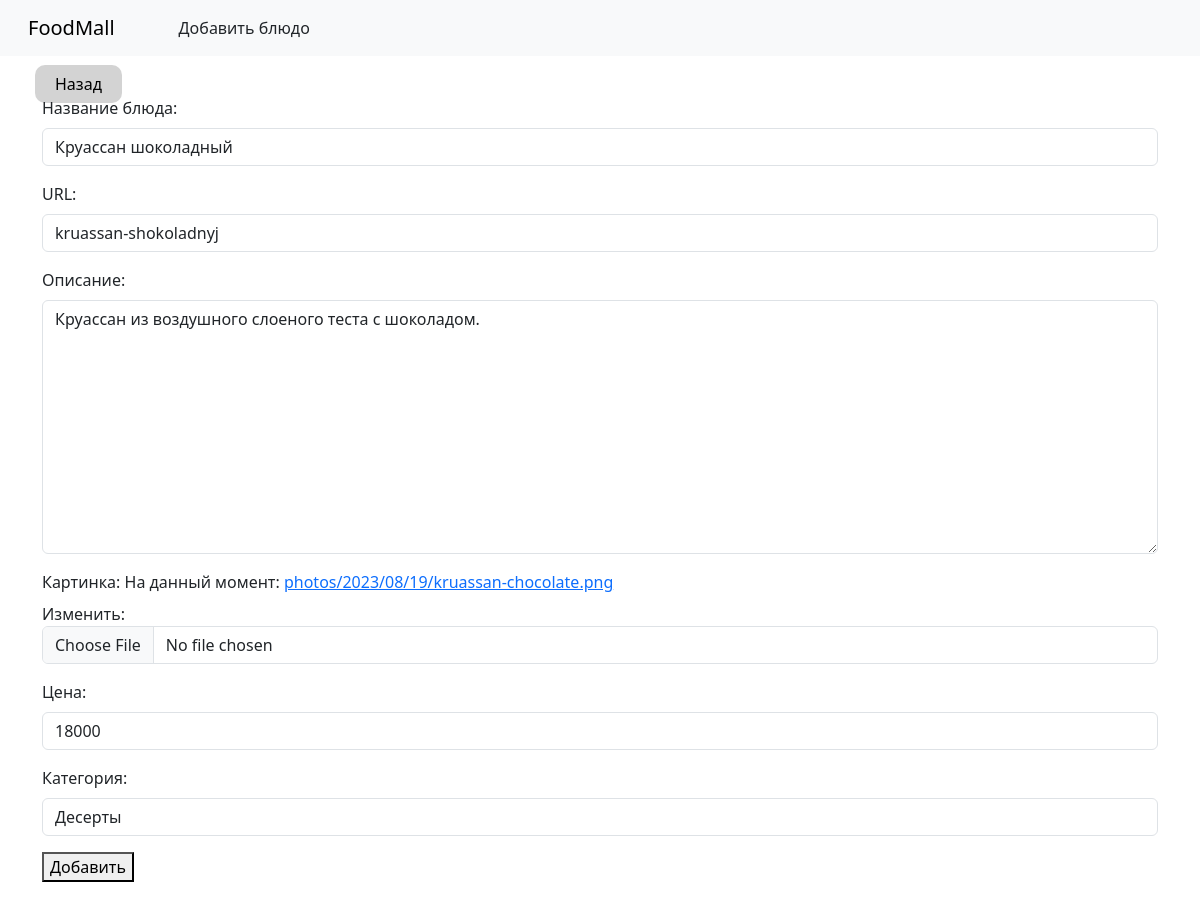
The app's page /dish/kruassan-shokoladnyj/update_dish/ with its own data.
### restaurant_app/models.py (models this page shows, shortened)
class Dish(models.Model):
    name = models.CharField(max_length=255, verbose_name='Название блюда')
    slug = models.SlugField(max_length=255, unique=True, db_index=True, verbose_name='URL')
    photo = models.ImageField(upload_to="photos/%Y/%m/%d/", default='defaults/default-images.jpg', verbose_name='Картинка')
    description = models.TextField(blank=True, verbose_name='Описание')
    price = models.PositiveIntegerField(verbose_name='Цена')
    category = models.ForeignKey('Category', on_delete=models.PROTECT, verbose_name='Категория')
    class Meta:
        verbose_name = 'Блюдо'
        verbose_name_plural = 'Блюда'
        ordering = ['name']

### restaurant_app/views.py (the view, shortened to what this page needs)
# urls.py: path('dish/<slug:dish_slug>/update_dish/', UpdateDishView.as_view(), name='update_dish'),
class UpdateDishView(UpdateView):
    model = Dish
    template_name = 'restaurant_app/update_dish.html'
    slug_url_kwarg = 'dish_slug'
    form_class = AddDishForm

### restaurant_app/forms.py
class AddDishForm(forms.ModelForm):
    class Meta:
        model = Dish
        fields = ['name', 'slug', 'description', 'photo', 'price', 'category']
        widgets = {
            'name': forms.TextInput(attrs={'class': 'form-input'}),
            'slug': forms.TextInput(attrs={'class': 'form-input'}),
            'description': forms.Textarea(attrs={'cols': 60, 'rows': 10}),
        }
    def __init__(self, *args, **kwargs):
        super().__init__(*args, **kwargs)
        self.fields['category'].empty_label = 'Категория не выбрана'
        for visible in self.visible_fields():
            visible.field.widget.attrs['class'] = 'form-control'

### restaurant_app/models.py (called while the page is built)
    def __str__(self):
        return self.name

### restaurant_app/templates/restaurant_app/update_dish.html (shortened to what this page needs)
{% extends 'restaurant_app/base.html' %}
{% load static %}
{% block content %}
  <div class="back-link-div">
    <a class="back-link" href="{{ request.META.HTTP_REFERER }}">Назад</a>
  </div>
  <div class="container">
    <form action="{% url 'add_dish' %}"
          method="post"
          enctype="multipart/form-data">
      {% for f in form %}
        <p>
          <label class="form-label" for="{{ f.id_for_label }}">
            {{ f.label }}:
          </label>
          {{ f }}
        </p>
      {% endfor %}
      <button type="submit">
        Добавить
      </button>
    </form>
  </div>
{% endblock content %}

### restaurant_app/static/restaurant_app/css/styles.css (style rules this page uses)
.back-link { margin: 35px; color: black; text-decoration:none; background-color: lightgray; border-radius: 10px; padding: 8px 20px; }

### records on screen
Dish: form "Круассан шоколадный" "kruassan-shokoladnyj" "Круассан из воздушного слоеного теста с шоколадом." "18000" "Десерты"

### other values on screen
{{ f.label }} "Название блюда" "URL" "Описание" "Картинка" "Цена" "Категория"
